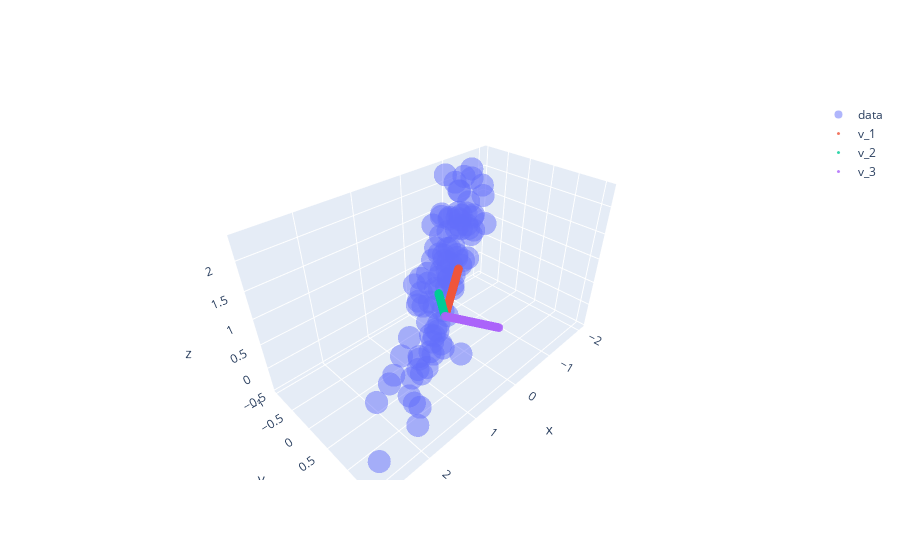

This figure's notebook cell:
### Code cell
lambdas, vs = sorted_eig(cov)  # Compute e'vals and e'vectors of cov matrix 
print("lambdas, vs =\n",lambdas,"\n",vs)

# Re-plot our data
fig = go.Figure(data=[go.Scatter3d(x=x, y=y, z=z,mode='markers',  
        marker=dict(size=8,opacity=0.5), name="data" ) ])

# Draw some extra 'lines' showing eigenvector directions
n_ev_balls = 50    # the lines will be made of lots of balls in a line
ev_size= 3    # size of balls
t = np.linspace(0,1,num=n_ev_balls)  # parameterizer for drawing along vec directions

for i in range(3):   # do this for each eigenvector 
    # Uncomment the next line to scale (unit) vector by size of the eigenvalue
    # vs[:,i] *= lambdas[i] 
    ex, ey, ez = t*vs[0,i], t*vs[1,i],  t*vs[2,i]
    fig.add_trace(go.Scatter3d(x=ex, y=ey, z=ez,mode='markers',
                marker=dict(size=ev_size,opacity=0.8), name="v_"+str(i+1)))

fig.update_layout( xaxis_title="x", yaxis_title="y", yaxis = dict(scaleanchor = "x",scaleratio = 1) )
fig.show()
